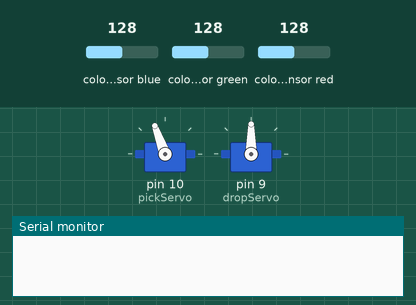
Simulated run of this sketch. Board: Arduino Uno, built with avr-gcc and run on an emulated ATmega328P. On the bench: 2 × servo, the last lines printed to the serial monitor. Wiring (inferred from the names in the program): TCS3200 colour sensor: output pin 8; S2 pin 7; S3 pin 6; S0 pin 4; S1 pin 5. The inputs (shaded band) are chosen by the test bench; at power-on: colour sensor blue 128, colour sensor red 128, colour sensor green 128.

Above: at 1.2 s.
1.3 s: colour sensor blue set to 152
4.3 s: colour sensor blue set to 159
At 7.2 s:
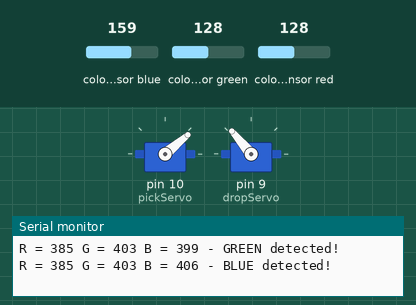
7.3 s: colour sensor red set to 191
At 13.2 s:
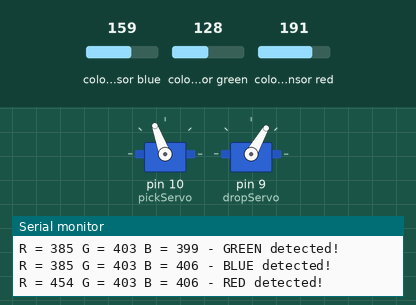
13.3 s: colour sensor red set to 5
At 16.2 s:
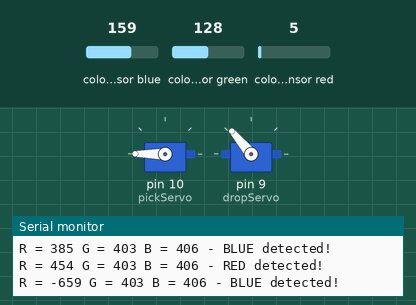
16.3 s: colour sensor blue set to 5
At 19.6 s:
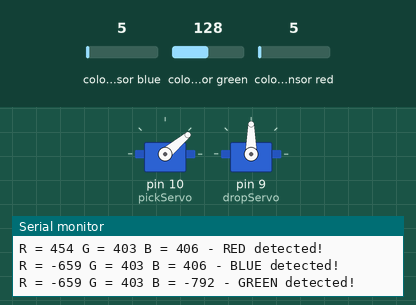
Timing chart, 0 to 20.3 s (numbered marks = the images above; inputs shaded):
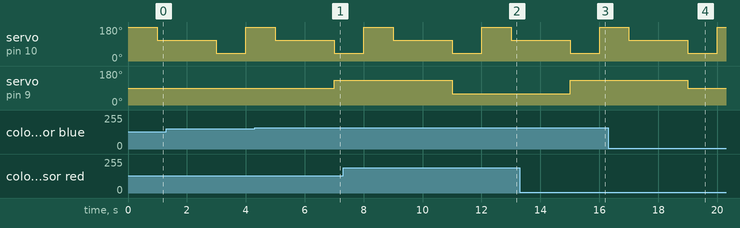

Measured:
- the behaviour switches between 155 and 156 on colour sensor blue (found by bisection; images 0 and 1)
- after the input at 4.3 s, servo on pin 9 (dropServo): 90° → 130° after 2.7 s
- after the input at 7.3 s, servo on pin 9 (dropServo): 130° → 60° after 3.7 s
- after the input at 13.3 s, servo on pin 9 (dropServo): 60° → 130° after 1.7 s
- after the input at 16.3 s, servo on pin 9 (dropServo): 130° → 90° after 2.7 s

The sketch:

Feedback_Project_1.ino
```cpp
#include <Servo.h>
Servo pickServo;
Servo dropServo;

#define S0 4
#define S1 5
#define S2 7
#define S3 6
#define sensorOut 8

// Stores frequency read by the photodiodes
int redFrequency = 0;
int greenFrequency = 0;
int blueFrequency = 0;

// Stores the red. green and blue colors
int redColor = 0;
int greenColor = 0;
int blueColor = 0;
int color=0;

void setup() {
  // Setting the outputs
  pinMode(S0, OUTPUT);
  pinMode(S1, OUTPUT);
  pinMode(S2, OUTPUT);
  pinMode(S3, OUTPUT);

  // Setting the sensorOut as an input
  pinMode(sensorOut, INPUT);

  // Setting frequency scaling to 20%
  digitalWrite(S0,HIGH);
  digitalWrite(S1,LOW);

  pickServo.attach(10);
  dropServo.attach(9);


  // Begins serial communication
  Serial.begin(9600);
}

void loop() {
   //initial position of servo
  pickServo.write(180);
  delay(1000);
  //move servo to sensor
  pickServo.write(110);
  delay(1000);

  // Setting RED (R) filtered photodiodes to be read
  digitalWrite(S2,LOW);
  digitalWrite(S3,LOW);

  // Reading the output frequency
  redFrequency = pulseIn(sensorOut, LOW);
  // Remaping the value of the RED (R) frequency from 0 to 255
  // You must replace with your own values. Here's an example:
  // redColor = map(redFrequency, 70, 120, 255,0);
  redColor = map(redFrequency, 60, 101, 255,0);

  // Printing the RED (R) value
  Serial.print("R = ");
  Serial.print(redColor);


  // Setting GREEN (G) filtered photodiodes to be read
  digitalWrite(S2,HIGH);
  digitalWrite(S3,HIGH);

  // Reading the output frequency
  greenFrequency = pulseIn(sensorOut, LOW);
  // Remaping the value of the GREEN (G) frequency from 0 to 255
  // You must replace with your own values. Here's an example:
  // greenColor = map(greenFrequency, 100, 199, 255, 0);
  greenColor = map(greenFrequency, 67, 115, 255, 0);

  // Printing the GREEN (G) value
  Serial.print(" G = ");
  Serial.print(greenColor);


  // Setting BLUE (B) filtered photodiodes to be read
  digitalWrite(S2,LOW);
  digitalWrite(S3,HIGH);

  // Reading the output frequency
  blueFrequency = pulseIn(sensorOut, LOW);
  // Remaping the value of the BLUE (B) frequency from 0 to 255
  // You must replace with your own values. Here's an example:
  // blueColor = map(blueFrequency, 38, 84, 255, 0);
  blueColor = map(blueFrequency, 55, 92, 255, 0);

  // Printing the BLUE (B) value
  Serial.print(" B = ");
  Serial.print(blueColor);


  // Checks the current detected color and prints
  // a message in the serial monitor
  if(redColor > greenColor && redColor > blueColor){
      Serial.println(" - RED detected!");
      delay(1000);
      dropServo.write(60);
  }
  if(greenColor > redColor && greenColor > blueColor){
    Serial.println(" - GREEN detected!");
     delay(1000);
      dropServo.write(90);
  }
  if(blueColor > redColor && blueColor > greenColor){
    Serial.println(" - BLUE detected!");
     delay(1000);
      dropServo.write(130);
  }

 pickServo.write(40);
 delay(1000);
 pickServo.write(180);

}
```
